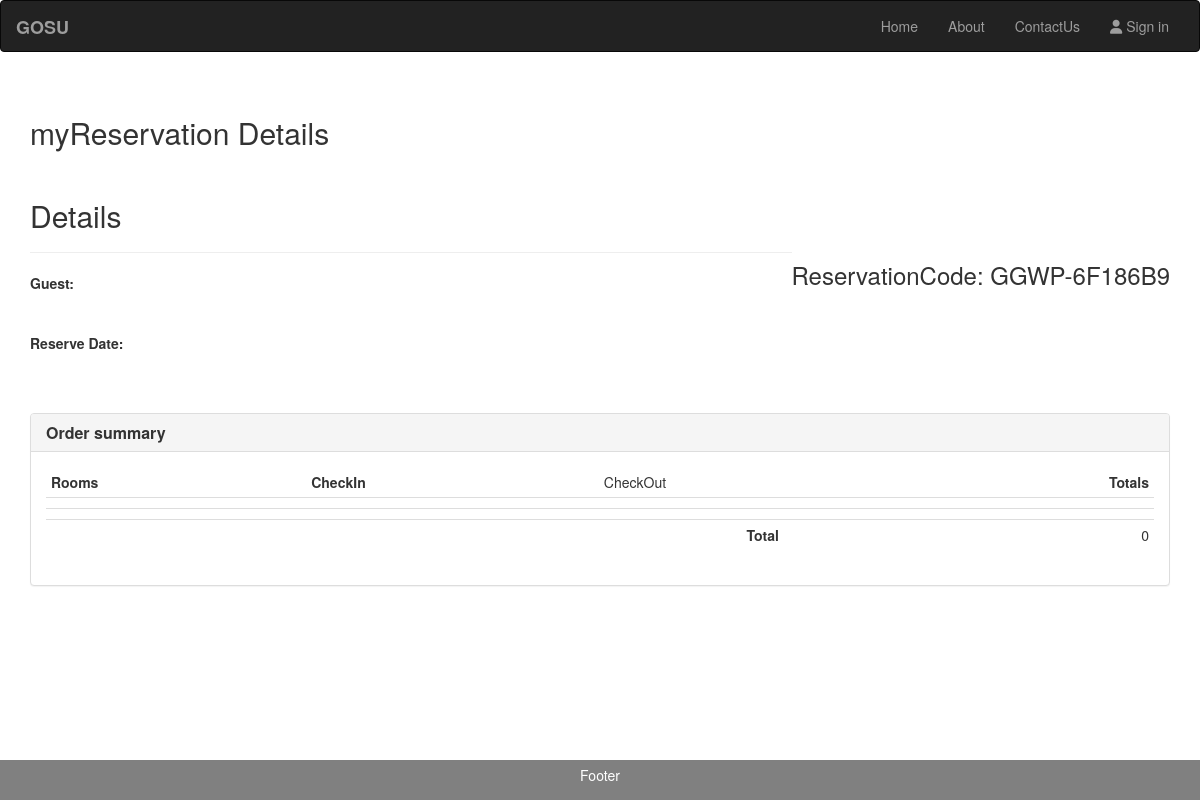
Page /reservationdetails.php?rcode=GGWP-6F186B9 on the earlier database version.
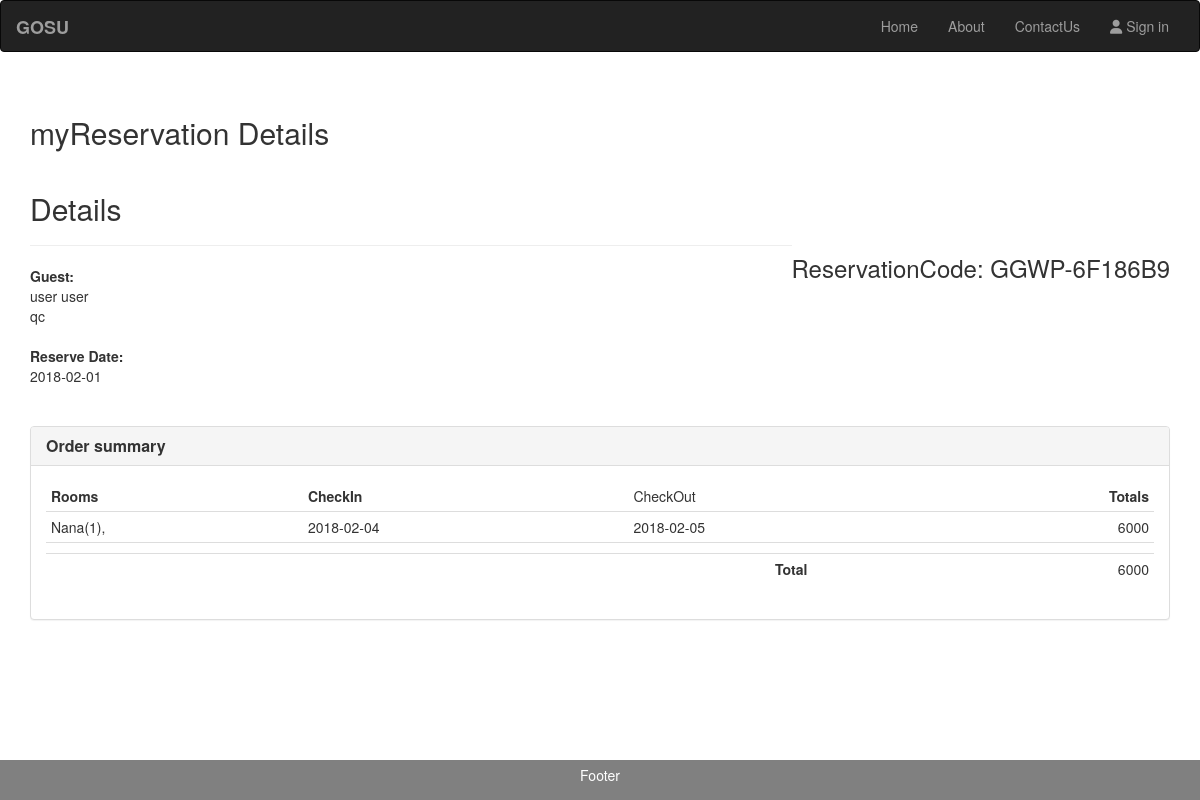
Same page on the later database version.
### tables this page shows
CREATE TABLE `reservationdetails` (
  `id` int(11) NOT NULL,
  `reservationcode` varchar(250) NOT NULL,
  `user` varchar(250) NOT NULL,
  `room_id` int(11) NOT NULL,
  `checkin` date NOT NULL,
  `checkout` date NOT NULL,
  `qty` int(11) NOT NULL,
  `totalprice` decimal(10,0) NOT NULL,
  `status` varchar(250) NOT NULL
);

CREATE TABLE `users` (
  `id` int(11) NOT NULL,
  `firstname` varchar(100) DEFAULT NULL,
  `lastname` varchar(250) NOT NULL,
  `email` varchar(250) NOT NULL,
  `address` varchar(250) NOT NULL,
  `number` varchar(250) NOT NULL,
  `username` varchar(50) DEFAULT NULL,
  `password` varchar(50) DEFAULT NULL,
  `user_type` int(11) DEFAULT NULL,
  `status` int(11) NOT NULL
);

CREATE TABLE `reservation` (
  `reserveid` int(11) NOT NULL,
  `reservationcode` varchar(250) NOT NULL,
  `user_id` int(11) NOT NULL,
  `total` decimal(10,0) NOT NULL,
  `balance` decimal(10,0) NOT NULL,
  `dp` decimal(10,0) NOT NULL,
  `paymentstatus` int(11) NOT NULL,
  `checkin` date NOT NULL,
  `checkout` date NOT NULL,
  `reservationdate` date NOT NULL
);

### reservationdetails.php (the view, shortened to what this page needs)
<?php
function displayTitle(){
	echo 'myReservation Details';
}
function displayContent() {
	require 'db/connection.php';
	$ID = $_GET['rcode'];
	$totalprice = 0;
	$sel = "SELECT * FROM reservationdetails JOIN users ON (reservationdetails.user = users.id)
	JOIN rooms ON (reservationdetails.room_id = rooms.id)
	JOIN reservation ON (reservationdetails.reservationcode = reservation.reservationcode)
	WHERE reservationdetails.reservationcode = '$ID' ORDER BY reservationdetails.reservationcode ";
		$res = mysqli_query($conn,$sel);
		$rname= "";
	while ($row = mysqli_fetch_array($res)) {
	$fname = $row['firstname'];
	$lname = $row['lastname'];
	$fullname = $fname.' '.$lname;
	$date = $row['reservationdate'];
	$rname .=  $row['name'].'('.count($rname).'), ';
	$price = $row['totalprice'];
	$totalprice += $row['totalprice'];
	$CheckIn = $row['checkin'];
	$CheckOut = $row['checkout'];
	$address = $row['address'];
	}
	echo '
    <div class="row">
        <div class="col-xs-12">
    		<div class="invoice-title">
    			<h2>Details</h2><h3 class="pull-right">ReservationCode: '.$ID.'</h3>
    		</div>
    		<hr>
    		<div class="row">
    			<div class="col-xs-6 text-left">
    				<address>
        			<strong>Guest:</strong><br>
    					'.$fullname.'<br>
    					'.$address.'
    				</address>
    			</div>
    		</div>
    		<div class="row">
    			<div class="col-xs-6 text-left">
    				<address>
    					<strong>Reserve Date:</strong><br>
    					'.$date.'<br><br>
    				</address>
    			</div>
    		</div>
    	</div>
    </div>
    <div class="row">
    	<div class="col-md-12">
    		<div class="panel panel-default">
    			<div class="panel-heading">
    				<h3 class="panel-title"><strong>Order summary</strong></h3>
    			</div>
    			<div class="panel-body">
    				<div class="table-responsive">
    					<table class="table table-condensed">
    						<thead>
                                <tr>
        							<td><strong>Rooms</strong></td>
        							<td ><strong>CheckIn</strong></td>
        							<td ><strong></strong>CheckOut</td>
        							<td class="text-right"><strong>Totals</strong></td>
                                </tr>
    						</thead>
    						<tbody>
                                <tr>
        							<td>'.$rname.'</td>
    								<td >'.$CheckIn.'</td>
    								<td >'.$CheckOut.'</td>
    								<td class="text-right">'.$price.'</td>
    							</tr>
    							<tr>
    								<td class="no-line"></td>
    								<td class="no-line"></td>
    								<td class="no-line text-center"><strong></strong></td>
    								<td class="no-line text-right"></td>
    							</tr>
    							<tr>
    								<td class="no-line"></td>
    								<td class="no-line"></td>
    								<td class="no-line text-center"><strong>Total</strong></td>
    								<td class="no-line text-right">'.$totalprice.'</td>
    							</tr>
    						</tbody>
    					</table>
    				</div>
    			</div>
    		</div>
    	</div>
    </div>
';
}
require 'template.php';
 ?>

Differences in the rows shown:
added reservationdetails: users.firstname+lastname "user user", users.address "qc", reservation.reservationdate "2018-02-01", reservation.checkin "2018-02-04", reservation.checkout "2018-02-05", totalprice "6000"
Other differences:
$rname: (not shown) → "Nana(1),"
$totalprice: "0" → "6000"
